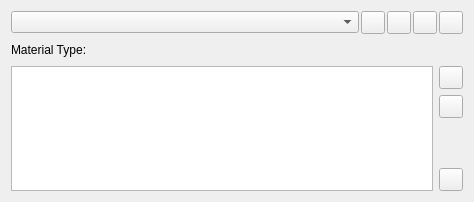
<?xml version="1.0" encoding="UTF-8"?>
<ui version="4.0">
 <class>MaterialEditor</class>
 <widget class="QWidget" name="MaterialEditor">
  <property name="geometry">
   <rect>
    <x>0</x>
    <y>0</y>
    <width>474</width>
    <height>202</height>
   </rect>
  </property>
  <property name="minimumSize">
   <size>
    <width>390</width>
    <height>0</height>
   </size>
  </property>
  <property name="windowTitle">
   <string>Form</string>
  </property>
  <layout class="QVBoxLayout" name="verticalLayout">
   <item>
    <layout class="QHBoxLayout" name="MaterialListLayout">
     <property name="spacing">
      <number>2</number>
     </property>
     <item>
      <widget class="QComboBox" name="SelectMaterial"/>
     </item>
     <item>
      <widget class="QToolButton" name="AddMaterial">
       <property name="toolTip">
        <string>Add a new material</string>
       </property>
       <property name="text">
        <string/>
       </property>
       <property name="icon">
        <iconset resource="../../../Widgets/Resources/QtWidgets.qrc">
         <normaloff>:/QtWidgets/Icons/pqPlus16.png</normaloff>:/QtWidgets/Icons/pqPlus16.png</iconset>
       </property>
      </widget>
     </item>
     <item>
      <widget class="QToolButton" name="RemoveMaterial">
       <property name="toolTip">
        <string>Remove selected material</string>
       </property>
       <property name="text">
        <string/>
       </property>
       <property name="icon">
        <iconset resource="../../../Widgets/Resources/QtWidgets.qrc">
         <normaloff>:/QtWidgets/Icons/pqMinus16.png</normaloff>:/QtWidgets/Icons/pqMinus16.png</iconset>
       </property>
      </widget>
     </item>
     <item>
      <widget class="QToolButton" name="LoadMaterials">
       <property name="toolTip">
        <string>Load materials</string>
       </property>
       <property name="text">
        <string/>
       </property>
       <property name="icon">
        <iconset resource="../../../Components/Resources/pqComponents.qrc">
         <normaloff>:/pqWidgets/Icons/pqOpen16.png</normaloff>:/pqWidgets/Icons/pqOpen16.png</iconset>
       </property>
      </widget>
     </item>
     <item>
      <widget class="QToolButton" name="ExportMaterials">
       <property name="toolTip">
        <string>Export materials</string>
       </property>
       <property name="text">
        <string/>
       </property>
       <property name="icon">
        <iconset resource="../../../Components/Resources/pqComponents.qrc">
         <normaloff>:/pqWidgets/Icons/pqSave16.png</normaloff>:/pqWidgets/Icons/pqSave16.png</iconset>
       </property>
      </widget>
     </item>
    </layout>
   </item>
   <item>
    <layout class="QHBoxLayout" name="MaterialTypeLayout">
     <item>
      <widget class="QLabel" name="TypeLabel">
       <property name="font">
        <font>
         <weight>50</weight>
         <bold>false</bold>
        </font>
       </property>
       <property name="text">
        <string>Material Type: &lt;none&gt;</string>
       </property>
       <property name="textFormat">
        <enum>Qt::AutoText</enum>
       </property>
      </widget>
     </item>
     <item>
      <spacer name="HorizontalSpacer">
       <property name="orientation">
        <enum>Qt::Horizontal</enum>
       </property>
       <property name="sizeHint" stdset="0">
        <size>
         <width>40</width>
         <height>20</height>
        </size>
       </property>
      </spacer>
     </item>
    </layout>
   </item>
   <item>
    <widget class="QScrollArea" name="scrollArea">
     <property name="frameShape">
      <enum>QFrame::NoFrame</enum>
     </property>
     <property name="frameShadow">
      <enum>QFrame::Plain</enum>
     </property>
     <property name="widgetResizable">
      <bool>true</bool>
     </property>
     <widget class="QWidget" name="scrollAreaWidgetContents">
      <property name="geometry">
       <rect>
        <x>0</x>
        <y>0</y>
        <width>462</width>
        <height>116</height>
       </rect>
      </property>
      <layout class="QHBoxLayout" name="horizontalLayout" stretch="0,0">
       <property name="leftMargin">
        <number>0</number>
       </property>
       <property name="topMargin">
        <number>0</number>
       </property>
       <property name="rightMargin">
        <number>0</number>
       </property>
       <property name="bottomMargin">
        <number>0</number>
       </property>
       <item>
        <widget class="pqExpandableTableView" name="PropertiesView"/>
       </item>
       <item>
        <layout class="QVBoxLayout" name="verticalLayoutToolbar">
         <item>
          <widget class="QToolButton" name="AddProperty">
           <property name="text">
            <string/>
           </property>
           <property name="icon">
            <iconset resource="../../../Widgets/Resources/QtWidgets.qrc">
             <normaloff>:/QtWidgets/Icons/pqPlus16.png</normaloff>:/QtWidgets/Icons/pqPlus16.png</iconset>
           </property>
          </widget>
         </item>
         <item>
          <widget class="QToolButton" name="RemoveProperty">
           <property name="text">
            <string/>
           </property>
           <property name="icon">
            <iconset resource="../../../Widgets/Resources/QtWidgets.qrc">
             <normaloff>:/QtWidgets/Icons/pqMinus16.png</normaloff>:/QtWidgets/Icons/pqMinus16.png</iconset>
           </property>
          </widget>
         </item>
         <item>
          <spacer name="VerticalSpacerToolbar">
           <property name="orientation">
            <enum>Qt::Vertical</enum>
           </property>
           <property name="sizeHint" stdset="0">
            <size>
             <width>20</width>
             <height>40</height>
            </size>
           </property>
          </spacer>
         </item>
         <item>
          <widget class="QToolButton" name="DeleteProperties">
           <property name="text">
            <string/>
           </property>
           <property name="icon">
            <iconset resource="../../../Widgets/Resources/QtWidgets.qrc">
             <normaloff>:/QtWidgets/Icons/pqDelete16.png</normaloff>:/QtWidgets/Icons/pqDelete16.png</iconset>
           </property>
          </widget>
         </item>
        </layout>
       </item>
      </layout>
     </widget>
    </widget>
   </item>
   <item>
    <spacer name="VerticalSpacer">
     <property name="orientation">
      <enum>Qt::Vertical</enum>
     </property>
     <property name="sizeHint" stdset="0">
      <size>
       <width>0</width>
       <height>0</height>
      </size>
     </property>
    </spacer>
   </item>
  </layout>
 </widget>
 <customwidgets>
  <customwidget>
   <class>pqExpandableTableView</class>
   <extends>QTableView</extends>
   <header>pqExpandableTableView.h</header>
  </customwidget>
 </customwidgets>
 <resources>
  <include location="../../../Widgets/Resources/QtWidgets.qrc"/>
  <include location="../../../Components/Resources/pqComponents.qrc"/>
 </resources>
 <connections/>
</ui>
